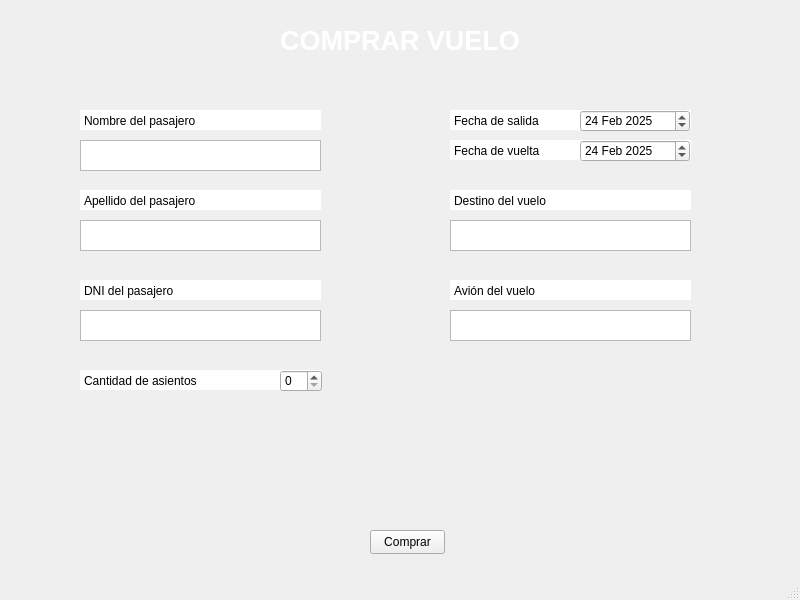
<?xml version="1.0" encoding="UTF-8"?>
<ui version="4.0">
 <class>MainWindow</class>
 <widget class="QMainWindow" name="MainWindow">
  <property name="geometry">
   <rect>
    <x>0</x>
    <y>0</y>
    <width>800</width>
    <height>600</height>
   </rect>
  </property>
  <property name="windowTitle">
   <string>Vuelos App</string>
  </property>
  <property name="styleSheet">
   <string notr="true">
    MainWindow {
        background-image: url(&quot;imagenes/fondo.jpg&quot;) background-position: center;
    }
   </string>
  </property>
  <widget class="QWidget" name="centralwidget">
   <widget class="QLabel" name="Titulo">
    <property name="geometry">
     <rect>
      <x>0</x>
      <y>10</y>
      <width>800</width>
      <height>60</height>
     </rect>
    </property>
    <property name="font">
     <font>
      <family>Arial</family>
      <pointsize>20</pointsize>
      <bold>true</bold>
     </font>
    </property>
    <property name="layoutDirection">
     <enum>Qt::LeftToRight</enum>
    </property>
    <property name="styleSheet">
     <string notr="true">color: white;</string>
    </property>
    <property name="text">
     <string>COMPRAR VUELO</string>
    </property>
    <property name="alignment">
     <set>Qt::AlignCenter</set>
    </property>
   </widget>
   <widget class="QTextEdit" name="te_nombre">
    <property name="geometry">
     <rect>
      <x>80</x>
      <y>140</y>
      <width>241</width>
      <height>31</height>
     </rect>
    </property>
   </widget>
   <widget class="QTextEdit" name="te_apellido">
    <property name="geometry">
     <rect>
      <x>80</x>
      <y>220</y>
      <width>241</width>
      <height>31</height>
     </rect>
    </property>
   </widget>
   <widget class="QSpinBox" name="bt_cantidad">
    <property name="geometry">
     <rect>
      <x>280</x>
      <y>370</y>
      <width>42</width>
      <height>22</height>
     </rect>
    </property>
   </widget>
   <widget class="QTextEdit" name="te_dni">
    <property name="geometry">
     <rect>
      <x>80</x>
      <y>310</y>
      <width>241</width>
      <height>31</height>
     </rect>
    </property>
   </widget>
   <widget class="QPushButton" name="boton_comprar">
    <property name="geometry">
     <rect>
      <x>370</x>
      <y>530</y>
      <width>75</width>
      <height>24</height>
     </rect>
    </property>
    <property name="text">
     <string>Comprar</string>
    </property>
   </widget>
   <widget class="QDateEdit" name="bt_salida">
    <property name="geometry">
     <rect>
      <x>580</x>
      <y>110</y>
      <width>110</width>
      <height>22</height>
     </rect>
    </property>
    <property name="dateTime">
     <datetime>
      <hour>0</hour>
      <minute>0</minute>
      <second>0</second>
      <year>2025</year>
      <month>2</month>
      <day>24</day>
     </datetime>
    </property>
    <property name="date">
     <date>
      <year>2025</year>
      <month>2</month>
      <day>24</day>
     </date>
    </property>
   </widget>
   <widget class="QDateEdit" name="bt_vuelta">
    <property name="geometry">
     <rect>
      <x>580</x>
      <y>140</y>
      <width>110</width>
      <height>22</height>
     </rect>
    </property>
    <property name="dateTime">
     <datetime>
      <hour>23</hour>
      <minute>0</minute>
      <second>0</second>
      <year>2025</year>
      <month>2</month>
      <day>24</day>
     </datetime>
    </property>
    <property name="date">
     <date>
      <year>2025</year>
      <month>2</month>
      <day>24</day>
     </date>
    </property>
   </widget>
   <widget class="QPlainTextEdit" name="plainTextEdit">
    <property name="geometry">
     <rect>
      <x>80</x>
      <y>110</y>
      <width>241</width>
      <height>20</height>
     </rect>
    </property>
    <property name="acceptDrops">
     <bool>true</bool>
    </property>
    <property name="frameShape">
     <enum>QFrame::NoFrame</enum>
    </property>
    <property name="frameShadow">
     <enum>QFrame::Sunken</enum>
    </property>
    <property name="verticalScrollBarPolicy">
     <enum>Qt::ScrollBarAlwaysOff</enum>
    </property>
    <property name="horizontalScrollBarPolicy">
     <enum>Qt::ScrollBarAlwaysOff</enum>
    </property>
    <property name="tabChangesFocus">
     <bool>false</bool>
    </property>
    <property name="readOnly">
     <bool>true</bool>
    </property>
    <property name="plainText">
     <string>Nombre del pasajero</string>
    </property>
    <property name="backgroundVisible">
     <bool>false</bool>
    </property>
    <property name="centerOnScroll">
     <bool>false</bool>
    </property>
   </widget>
   <widget class="QPlainTextEdit" name="plainTextEdit_2">
    <property name="geometry">
     <rect>
      <x>80</x>
      <y>190</y>
      <width>241</width>
      <height>20</height>
     </rect>
    </property>
    <property name="acceptDrops">
     <bool>true</bool>
    </property>
    <property name="frameShape">
     <enum>QFrame::NoFrame</enum>
    </property>
    <property name="frameShadow">
     <enum>QFrame::Sunken</enum>
    </property>
    <property name="verticalScrollBarPolicy">
     <enum>Qt::ScrollBarAlwaysOff</enum>
    </property>
    <property name="horizontalScrollBarPolicy">
     <enum>Qt::ScrollBarAlwaysOff</enum>
    </property>
    <property name="tabChangesFocus">
     <bool>false</bool>
    </property>
    <property name="readOnly">
     <bool>true</bool>
    </property>
    <property name="plainText">
     <string>Apellido del pasajero</string>
    </property>
    <property name="backgroundVisible">
     <bool>false</bool>
    </property>
    <property name="centerOnScroll">
     <bool>false</bool>
    </property>
   </widget>
   <widget class="QPlainTextEdit" name="plainTextEdit_3">
    <property name="geometry">
     <rect>
      <x>80</x>
      <y>280</y>
      <width>241</width>
      <height>20</height>
     </rect>
    </property>
    <property name="acceptDrops">
     <bool>true</bool>
    </property>
    <property name="frameShape">
     <enum>QFrame::NoFrame</enum>
    </property>
    <property name="frameShadow">
     <enum>QFrame::Sunken</enum>
    </property>
    <property name="verticalScrollBarPolicy">
     <enum>Qt::ScrollBarAlwaysOff</enum>
    </property>
    <property name="horizontalScrollBarPolicy">
     <enum>Qt::ScrollBarAlwaysOff</enum>
    </property>
    <property name="tabChangesFocus">
     <bool>false</bool>
    </property>
    <property name="readOnly">
     <bool>true</bool>
    </property>
    <property name="plainText">
     <string>DNI del pasajero</string>
    </property>
    <property name="backgroundVisible">
     <bool>false</bool>
    </property>
    <property name="centerOnScroll">
     <bool>false</bool>
    </property>
   </widget>
   <widget class="QPlainTextEdit" name="plainTextEdit_4">
    <property name="geometry">
     <rect>
      <x>450</x>
      <y>110</y>
      <width>241</width>
      <height>20</height>
     </rect>
    </property>
    <property name="acceptDrops">
     <bool>true</bool>
    </property>
    <property name="frameShape">
     <enum>QFrame::NoFrame</enum>
    </property>
    <property name="frameShadow">
     <enum>QFrame::Sunken</enum>
    </property>
    <property name="verticalScrollBarPolicy">
     <enum>Qt::ScrollBarAlwaysOff</enum>
    </property>
    <property name="horizontalScrollBarPolicy">
     <enum>Qt::ScrollBarAlwaysOff</enum>
    </property>
    <property name="tabChangesFocus">
     <bool>false</bool>
    </property>
    <property name="readOnly">
     <bool>true</bool>
    </property>
    <property name="plainText">
     <string>Fecha de salida</string>
    </property>
    <property name="backgroundVisible">
     <bool>false</bool>
    </property>
    <property name="centerOnScroll">
     <bool>false</bool>
    </property>
   </widget>
   <widget class="QPlainTextEdit" name="plainTextEdit_5">
    <property name="geometry">
     <rect>
      <x>450</x>
      <y>140</y>
      <width>241</width>
      <height>20</height>
     </rect>
    </property>
    <property name="acceptDrops">
     <bool>true</bool>
    </property>
    <property name="frameShape">
     <enum>QFrame::NoFrame</enum>
    </property>
    <property name="frameShadow">
     <enum>QFrame::Sunken</enum>
    </property>
    <property name="verticalScrollBarPolicy">
     <enum>Qt::ScrollBarAlwaysOff</enum>
    </property>
    <property name="horizontalScrollBarPolicy">
     <enum>Qt::ScrollBarAlwaysOff</enum>
    </property>
    <property name="tabChangesFocus">
     <bool>false</bool>
    </property>
    <property name="readOnly">
     <bool>true</bool>
    </property>
    <property name="plainText">
     <string>Fecha de vuelta</string>
    </property>
    <property name="backgroundVisible">
     <bool>false</bool>
    </property>
    <property name="centerOnScroll">
     <bool>false</bool>
    </property>
   </widget>
   <widget class="QPlainTextEdit" name="plainTextEdit_6">
    <property name="geometry">
     <rect>
      <x>80</x>
      <y>370</y>
      <width>241</width>
      <height>20</height>
     </rect>
    </property>
    <property name="acceptDrops">
     <bool>true</bool>
    </property>
    <property name="frameShape">
     <enum>QFrame::NoFrame</enum>
    </property>
    <property name="frameShadow">
     <enum>QFrame::Sunken</enum>
    </property>
    <property name="verticalScrollBarPolicy">
     <enum>Qt::ScrollBarAlwaysOff</enum>
    </property>
    <property name="horizontalScrollBarPolicy">
     <enum>Qt::ScrollBarAlwaysOff</enum>
    </property>
    <property name="tabChangesFocus">
     <bool>false</bool>
    </property>
    <property name="readOnly">
     <bool>true</bool>
    </property>
    <property name="plainText">
     <string>Cantidad de asientos</string>
    </property>
    <property name="backgroundVisible">
     <bool>false</bool>
    </property>
    <property name="centerOnScroll">
     <bool>false</bool>
    </property>
   </widget>
   <widget class="QPlainTextEdit" name="pt_destino">
    <property name="geometry">
     <rect>
      <x>450</x>
      <y>220</y>
      <width>241</width>
      <height>31</height>
     </rect>
    </property>
   </widget>
   <widget class="QPlainTextEdit" name="pt_vuelo">
    <property name="geometry">
     <rect>
      <x>450</x>
      <y>310</y>
      <width>241</width>
      <height>31</height>
     </rect>
    </property>
   </widget>
   <widget class="QPlainTextEdit" name="plainTextEdit_7">
    <property name="geometry">
     <rect>
      <x>450</x>
      <y>190</y>
      <width>241</width>
      <height>20</height>
     </rect>
    </property>
    <property name="acceptDrops">
     <bool>true</bool>
    </property>
    <property name="frameShape">
     <enum>QFrame::NoFrame</enum>
    </property>
    <property name="frameShadow">
     <enum>QFrame::Sunken</enum>
    </property>
    <property name="verticalScrollBarPolicy">
     <enum>Qt::ScrollBarAlwaysOff</enum>
    </property>
    <property name="horizontalScrollBarPolicy">
     <enum>Qt::ScrollBarAlwaysOff</enum>
    </property>
    <property name="tabChangesFocus">
     <bool>false</bool>
    </property>
    <property name="readOnly">
     <bool>true</bool>
    </property>
    <property name="plainText">
     <string>Destino del vuelo</string>
    </property>
    <property name="backgroundVisible">
     <bool>false</bool>
    </property>
    <property name="centerOnScroll">
     <bool>false</bool>
    </property>
   </widget>
   <widget class="QPlainTextEdit" name="plainTextEdit_8">
    <property name="geometry">
     <rect>
      <x>450</x>
      <y>280</y>
      <width>241</width>
      <height>20</height>
     </rect>
    </property>
    <property name="acceptDrops">
     <bool>true</bool>
    </property>
    <property name="frameShape">
     <enum>QFrame::NoFrame</enum>
    </property>
    <property name="frameShadow">
     <enum>QFrame::Sunken</enum>
    </property>
    <property name="verticalScrollBarPolicy">
     <enum>Qt::ScrollBarAlwaysOff</enum>
    </property>
    <property name="horizontalScrollBarPolicy">
     <enum>Qt::ScrollBarAlwaysOff</enum>
    </property>
    <property name="tabChangesFocus">
     <bool>false</bool>
    </property>
    <property name="readOnly">
     <bool>true</bool>
    </property>
    <property name="plainText">
     <string>Avión del vuelo</string>
    </property>
    <property name="backgroundVisible">
     <bool>false</bool>
    </property>
    <property name="centerOnScroll">
     <bool>false</bool>
    </property>
   </widget>
   <zorder>plainTextEdit_5</zorder>
   <zorder>plainTextEdit_4</zorder>
   <zorder>plainTextEdit_6</zorder>
   <zorder>Titulo</zorder>
   <zorder>te_nombre</zorder>
   <zorder>te_apellido</zorder>
   <zorder>bt_cantidad</zorder>
   <zorder>te_dni</zorder>
   <zorder>boton_comprar</zorder>
   <zorder>bt_salida</zorder>
   <zorder>bt_vuelta</zorder>
   <zorder>plainTextEdit</zorder>
   <zorder>plainTextEdit_2</zorder>
   <zorder>plainTextEdit_3</zorder>
   <zorder>pt_destino</zorder>
   <zorder>pt_vuelo</zorder>
   <zorder>plainTextEdit_7</zorder>
   <zorder>plainTextEdit_8</zorder>
  </widget>
  <widget class="QStatusBar" name="statusbar"/>
 </widget>
 <resources/>
 <connections/>
</ui>
